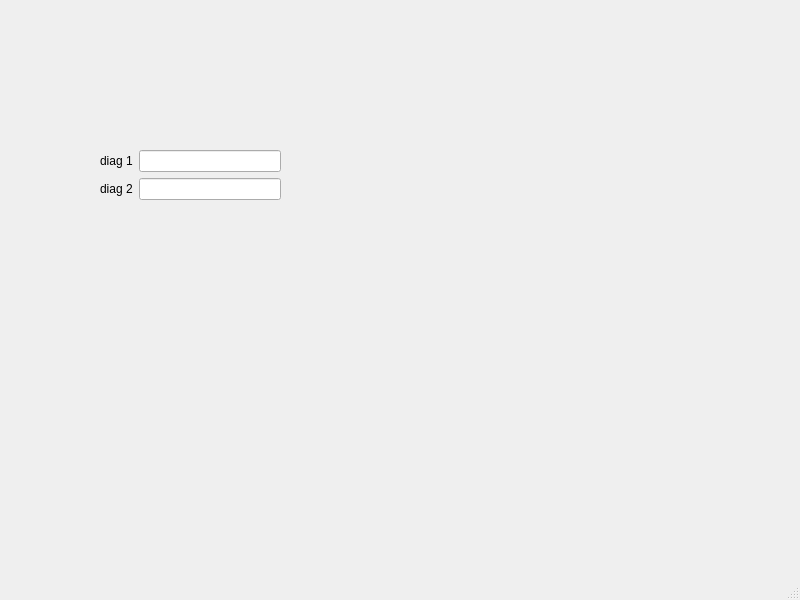
<?xml version="1.0" encoding="UTF-8"?>
<ui version="4.0">
 <class>MainWindow</class>
 <widget class="QMainWindow" name="MainWindow">
  <property name="geometry">
   <rect>
    <x>0</x>
    <y>0</y>
    <width>800</width>
    <height>600</height>
   </rect>
  </property>
  <property name="windowTitle">
   <string>MainWindow</string>
  </property>
  <widget class="QWidget" name="centralwidget">
   <widget class="QWidget" name="formLayoutWidget">
    <property name="geometry">
     <rect>
      <x>100</x>
      <y>150</y>
      <width>181</width>
      <height>106</height>
     </rect>
    </property>
    <layout class="QFormLayout" name="formLayout">
     <item row="1" column="0">
      <widget class="QLabel" name="label">
       <property name="text">
        <string>diag 1</string>
       </property>
      </widget>
     </item>
     <item row="1" column="1">
      <widget class="QLineEdit" name="rad1_lineEdit"/>
     </item>
     <item row="2" column="1">
      <widget class="QLineEdit" name="rad2_lineEdit"/>
     </item>
     <item row="2" column="0">
      <widget class="QLabel" name="label_2">
       <property name="text">
        <string>diag 2</string>
       </property>
      </widget>
     </item>
     <item row="4" column="0">
      <widget class="QLabel" name="isCrossLabel">
       <property name="text">
        <string/>
       </property>
      </widget>
     </item>
    </layout>
   </widget>
  </widget>
  <widget class="QMenuBar" name="menubar">
   <property name="geometry">
    <rect>
     <x>0</x>
     <y>0</y>
     <width>800</width>
     <height>21</height>
    </rect>
   </property>
  </widget>
  <widget class="QStatusBar" name="statusbar"/>
 </widget>
 <resources/>
 <connections/>
</ui>
